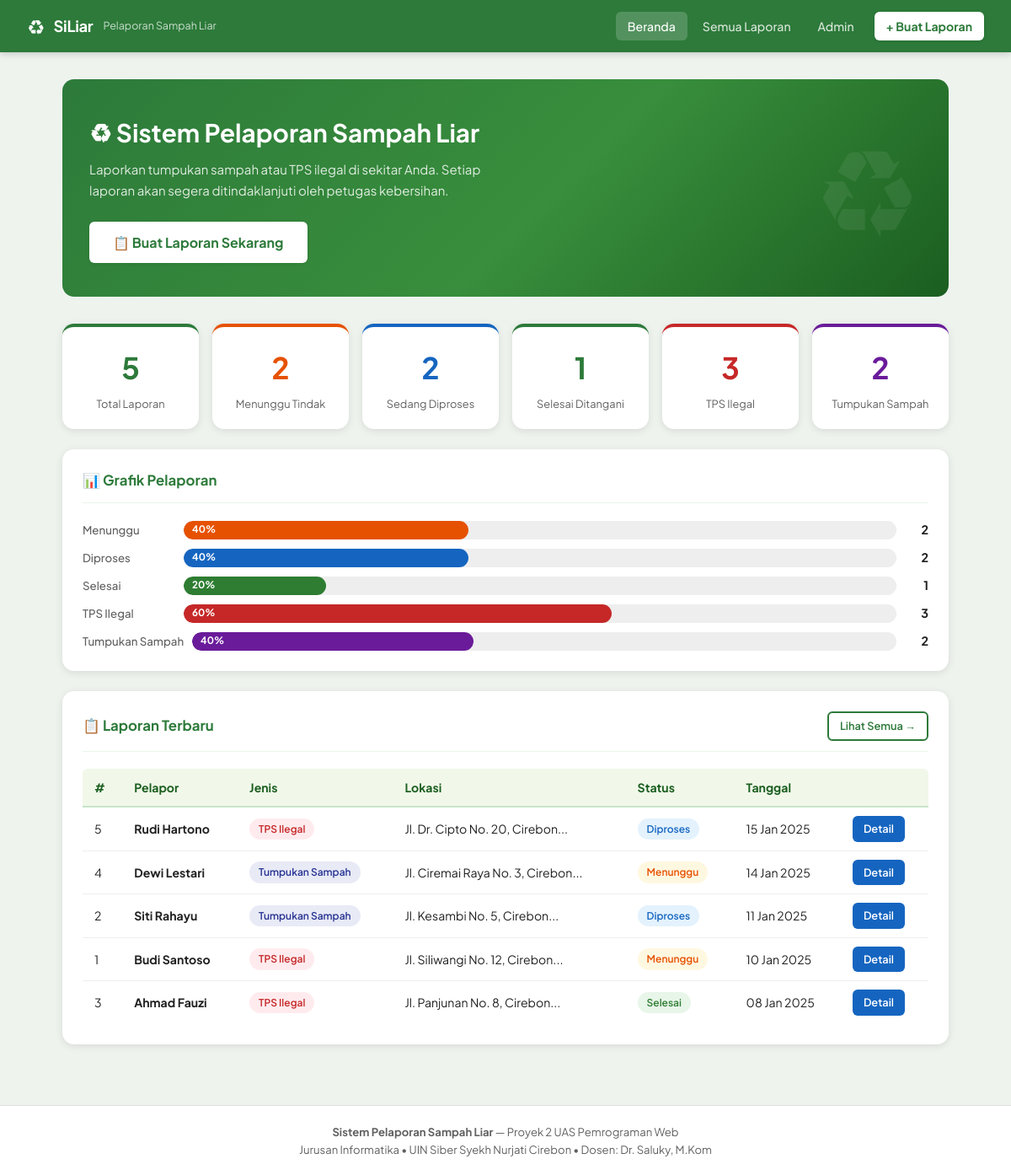
The page / on the database its author committed.
### tables this page shows
CREATE TABLE IF NOT EXISTS laporan (
    id             INT PRIMARY KEY AUTO_INCREMENT,
    nama_pelapor   VARCHAR(100) NOT NULL,
    telepon        VARCHAR(20) NOT NULL,
    alamat         TEXT NOT NULL,
    jenis          ENUM('Tumpukan Sampah','TPS Ilegal') NOT NULL,
    deskripsi      TEXT NOT NULL,
    foto           VARCHAR(255) DEFAULT NULL,
    latitude       VARCHAR(30) DEFAULT NULL,
    longitude      VARCHAR(30) DEFAULT NULL,
    status         ENUM('Menunggu','Diproses','Selesai') DEFAULT 'Menunggu',
    catatan_admin  TEXT DEFAULT NULL,
    created_at     TIMESTAMP DEFAULT CURRENT_TIMESTAMP,
    updated_at     TIMESTAMP DEFAULT CURRENT_TIMESTAMP ON UPDATE CURRENT_TIMESTAMP
);

### index.php (called while the page is built, shortened)
<?php
require_once 'includes/functions.php';
$page = $_GET['page'] ?? 'home';
$activePage = $page;
require_once 'includes/header.php';
require_once 'pages/' . $page . '.php';
require_once 'includes/footer.php';

### pages/home.php (the view)
<?php
$stat = getStatistik($db);
$stmt = $db->query("SELECT * FROM laporan ORDER BY created_at DESC LIMIT 5");
$recent = $stmt->fetchAll();
?>
<div class="hero">
    <h1>♻ Sistem Pelaporan Sampah Liar</h1>
    <p>Laporkan tumpukan sampah atau TPS ilegal di sekitar Anda. Setiap laporan akan segera ditindaklanjuti oleh petugas kebersihan.</p>
    <a href="index.php?page=lapor" class="btn btn-white btn-lg">📋 Buat Laporan Sekarang</a>
</div>
<div class="stats-grid">
    <div class="stat-card">
        <div class="num"><?= $stat['total'] ?></div>
        <div class="lbl">Total Laporan</div>
    </div>
    <div class="stat-card s-orange">
        <div class="num"><?= $stat['menunggu'] ?></div>
        <div class="lbl">Menunggu Tindak</div>
    </div>
    <div class="stat-card s-blue">
        <div class="num"><?= $stat['diproses'] ?></div>
        <div class="lbl">Sedang Diproses</div>
    </div>
    <div class="stat-card">
        <div class="num"><?= $stat['selesai'] ?></div>
        <div class="lbl">Selesai Ditangani</div>
    </div>
    <div class="stat-card s-red">
        <div class="num"><?= $stat['tps_ilegal'] ?></div>
        <div class="lbl">TPS Ilegal</div>
    </div>
    <div class="stat-card s-purple">
        <div class="num"><?= $stat['tumpukan'] ?></div>
        <div class="lbl">Tumpukan Sampah</div>
    </div>
</div>
<div class="card">
    <div class="card-header">
        <div class="card-title">📊 Grafik Pelaporan</div>
    </div>
    <?php
    $total = max(1, (int)$stat['total']);
    $bars = [
        ['label'=>'Menunggu',        'val'=>(int)$stat['menunggu'],   'color'=>'#e65100'],
        ['label'=>'Diproses',         'val'=>(int)$stat['diproses'],   'color'=>'#1565c0'],
        ['label'=>'Selesai',          'val'=>(int)$stat['selesai'],    'color'=>'#2e7d32'],
        ['label'=>'TPS Ilegal',       'val'=>(int)$stat['tps_ilegal'], 'color'=>'#c62828'],
        ['label'=>'Tumpukan Sampah',  'val'=>(int)$stat['tumpukan'],   'color'=>'#6a1b9a'],
    ];
    ?>
    <div class="chart-bar">
        <?php foreach ($bars as $b):
            $pct = round($b['val'] / $total * 100);
        ?>
        <div class="bar-item">
            <span class="bar-label"><?= $b['label'] ?></span>
            <div class="bar-track">
                <div class="bar-fill"
                     data-width="<?= $pct ?>"
                     style="background:<?= $b['color'] ?>">
                    <?= $pct ?>%
                </div>
            </div>
            <span class="bar-num"><?= $b['val'] ?></span>
        </div>
        <?php endforeach; ?>
    </div>
</div>
<div class="card">
    <div class="card-header">
        <div class="card-title">📋 Laporan Terbaru</div>
        <a href="index.php?page=laporan" class="btn btn-outline btn-sm">Lihat Semua →</a>
    </div>
    <div class="table-wrap">
        <table>
            <thead>
                <tr>
                    <th>#</th>
                    <th>Pelapor</th>
                    <th>Jenis</th>
                    <th>Lokasi</th>
                    <th>Status</th>
                    <th>Tanggal</th>
                    <th></th>
                </tr>
            </thead>
            <tbody>
                <?php if (empty($recent)): ?>
                <tr><td colspan="7" style="text-align:center;color:var(--text-muted);padding:2rem">Belum ada laporan.</td></tr>
                <?php else: ?>
                <?php foreach ($recent as $l): ?>
                <tr>
                    <td><?= $l['id'] ?></td>
                    <td><strong><?= clean($l['nama_pelapor']) ?></strong></td>
                    <td><?= jenisBadge($l['jenis']) ?></td>
                    <td><?= clean(mb_substr($l['alamat'], 0, 40)) ?>...</td>
                    <td><?= statusBadge($l['status']) ?></td>
                    <td><?= tglIndo($l['created_at']) ?></td>
                    <td><a href="index.php?page=detail&id=<?= $l['id'] ?>" class="btn btn-blue btn-sm">Detail</a></td>
                </tr>
                <?php endforeach; ?>
                <?php endif; ?>
            </tbody>
        </table>
    </div>
</div>

### includes/header.php (shortened to what this page needs)
<!DOCTYPE html>
<html lang="id">
<head>
    <link rel="stylesheet" href="assets/css/style.css">
</head>
<body>
<nav class="navbar">
    <a href="index.php" class="nav-brand">
        <span class="brand-icon">♻</span>
        <span class="brand-name"><?= SITE_NAME ?></span>
        <span class="brand-sub">Pelaporan Sampah Liar</span>
    </a>
    <div class="nav-links">
        <a href="index.php" class="<?= ($activePage ?? '') === 'home' ? 'active' : '' ?>">Beranda</a>
        <a href="index.php?page=laporan" class="<?= ($activePage ?? '') === 'laporan' ? 'active' : '' ?>">Semua Laporan</a>
        <?php if (isAdmin()): ?>
            <a href="index.php?page=dashboard" class="<?= ($activePage ?? '') === 'dashboard' ? 'active' : '' ?>">Dashboard Admin</a>
            <a href="index.php?page=grafik"    class="<?= ($activePage ?? '') === 'grafik'    ? 'active' : '' ?>">Grafik</a>
            <a href="index.php?page=logout" class="nav-logout">Keluar</a>
        <?php else: ?>
            <a href="index.php?page=login" class="<?= ($activePage ?? '') === 'login' ? 'active' : '' ?>">Admin</a>
            <a href="index.php?page=lapor" class="btn-nav-lapor">+ Buat Laporan</a>
        <?php endif; ?>
    </div>
</nav>
<main class="container">

### includes/functions.php (shortened to what this page needs)
<?php
function clean(string $str): string {
    return htmlspecialchars(trim($str), ENT_QUOTES, 'UTF-8');
}
function isAdmin(): bool {
    return isset($_SESSION['admin_id']);
}
function statusBadge(string $status): string {
    $map = [
        'Menunggu' => 'badge-warning',
        'Diproses'  => 'badge-info',
        'Selesai'   => 'badge-success',
    ];
    $cls = $map[$status] ?? 'badge-secondary';
    return "<span class='badge {$cls}'>{$status}</span>";
}
function jenisBadge(string $jenis): string {
    $cls = $jenis === 'TPS Ilegal' ? 'badge-danger' : 'badge-primary';
    return "<span class='badge {$cls}'>{$jenis}</span>";
}
function tglIndo(string $datetime, bool $withTime = false): string {
    $bulan = ['','Jan','Feb','Mar','Apr','Mei','Jun','Jul','Agu','Sep','Okt','Nov','Des'];
    $ts = strtotime($datetime);
    $d  = date('d', $ts);
    $m  = $bulan[(int)date('n', $ts)];
    $y  = date('Y', $ts);
    $t  = date('H:i', $ts);
    return $withTime ? "{$d} {$m} {$y}, {$t}" : "{$d} {$m} {$y}";
}
function getStatistik(PDO $db): array {
    $sql = "SELECT
                COUNT(*) AS total,
                SUM(status = 'Menunggu') AS menunggu,
                SUM(status = 'Diproses') AS diproses,
                SUM(status = 'Selesai')  AS selesai,
                SUM(jenis  = 'TPS Ilegal') AS tps_ilegal,
                SUM(jenis  = 'Tumpukan Sampah') AS tumpukan
            FROM laporan";
    return $db->query($sql)->fetch();
}

### includes/footer.php (shortened to what this page needs)
</main>
<footer class="site-footer">
    <div class="footer-inner">
        <strong><?= SITE_TITLE ?></strong> &mdash; Proyek 2 UAS Pemrograman Web<br>
        Jurusan Informatika &bull; UIN Siber Syekh Nurjati Cirebon &bull; Dosen: Dr. Saluky, M.Kom
    </div>
</footer>
</body>
</html>

### rows shown on the page
laporan: status "Diproses", pct "40", id "2", jenis "Tumpukan Sampah", nama_pelapor "Siti Rahayu", alamat "Jl. Kesambi No. 5, Cirebon", created_at "11 Jan 2025"
laporan: jenis "TPS Ilegal", pct "60", id "3", nama_pelapor "Ahmad Fauzi", alamat "Jl. Panjunan No. 8, Cirebon", status "Selesai", created_at "08 Jan 2025"
laporan: id "5", nama_pelapor "Rudi Hartono", jenis "TPS Ilegal", alamat "Jl. Dr. Cipto No. 20, Cirebon", status "Diproses", created_at "15 Jan 2025"
laporan: id "4", nama_pelapor "Dewi Lestari", jenis "Tumpukan Sampah", alamat "Jl. Ciremai Raya No. 3, Cirebon", status "Menunggu", created_at "14 Jan 2025"
laporan: id "1", nama_pelapor "Budi Santoso", jenis "TPS Ilegal", alamat "Jl. Siliwangi No. 12, Cirebon", status "Menunggu", created_at "10 Jan 2025"

### other values the page prints
SITE_NAME "SiLiar"
$stat['total'] "5"
$stat['menunggu'] "2"
$stat['diproses'] "2"
$stat['selesai'] "1"
$stat['tps_ilegal'] "3"
$stat['tumpukan'] "2"
$b['label'] "Menunggu"
$pct "40"
$b['val'] "2"
$b['label'] "Selesai"
$pct "20"
$b['val'] "1"
SITE_TITLE "Sistem Pelaporan Sampah Liar"
